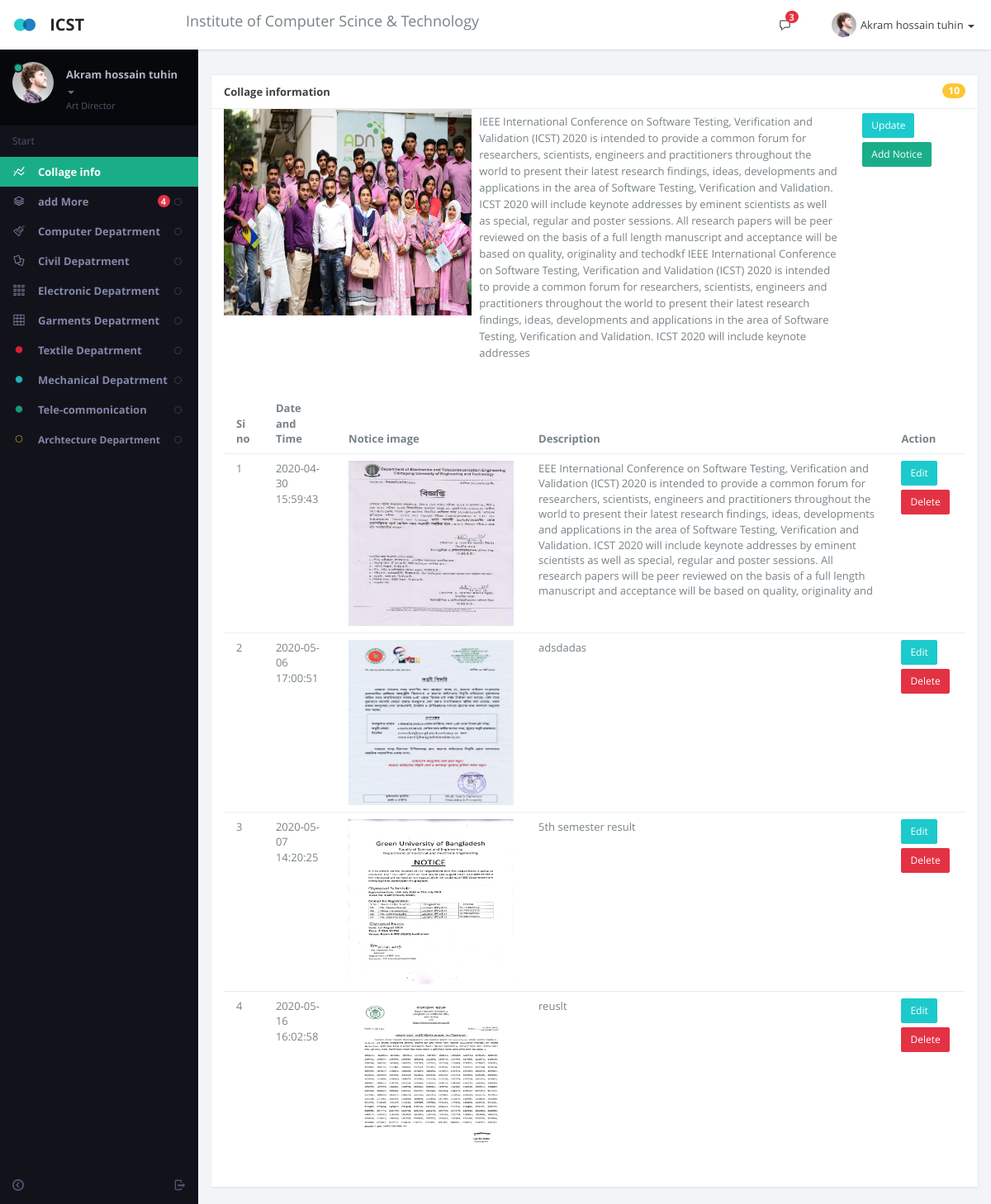
The page /admin/deshboard.php (signed in) on the database its author committed.
### tables this page shows
CREATE TABLE `info` (
  `id` int(20) NOT NULL,
  `Description` varchar(1000) DEFAULT NULL,
  `image` varchar(200) DEFAULT NULL
);

CREATE TABLE `notise` (
  `id` int(10) NOT NULL,
  `image` varchar(150) DEFAULT NULL,
  `Description` varchar(600) DEFAULT NULL,
  `date` datetime NOT NULL DEFAULT CURRENT_TIMESTAMP
);

### admin/deshboard.php (the view)
<?php include_once('lib/header.php');
include_once("database.php");
?>
<?php
$query="select * from info ";
$con=$connect -> query($query);
$data=$con -> fetch_assoc();
$count=$con -> num_rows;
?>
                                        <div class="col-md-12">
                                            <section class="panel b-a" style="margin-top:30px;  min-height: 1000px;">
												<div class="panel-heading b-b"> <span class="badge bg-warning pull-right">10</span> <a href="#" class="font-bold">Collage information</a> </div>
												<div class="container-sm container-fluid">
												<div class='row'>
											<div class ="col-md-4 lg-4 sm-4 ">
												<img src="notiseimage/<?php echo $data['image'];?>" style="width:300px;height:250px;" alt="" class="img-fluid max-width: 100% height: auto">
											</div>
											<div class ="col-md-6 lg-6 sm-5  " style="margin-top:5px;">
											<p ><?php echo $data['Description'];?></p>
											</div>	<div class ="col-md-2 lg-2 sm-2  " style="margin-top:5px;">
                  <?php if($count==1):
                  ?>
											<a href="updateinfo.php?id=<?php echo $data['id'] ?>" class="btn btn-info btn-sm r-2">Update</a>
                  <?php else:
                  ?>
                  	<a href="addinfo.php" class="btn btn-warning btn-sm r-2">Add Info</a>
                    <?php endif
                  ?>
											<a style="margin-top:5px;" href="addnotise.php" class="btn btn-success btn-sm" >Add Notice</a>
											</div>
											</div>
                      <form  action="<?php echo $_SERVER['PHP_SELF']?>" method="POST">
											<table class="table table-hover a" >
  <thead >
    <tr>
    <th scope="col">Si no</th>
      <th scope="col">Date and Time</th>
      <th scope="col">Notice image</th>
      <th scope="col">Description</th>
      <th scope="col">Action</th>
    </tr>
  </thead>
  <tbody>
  <?php
  include_once('database.php');
  $table="select * from notise ";
  $conne=$connect ->query($table);
  $con=1;
  while($data =$conne->fetch_assoc()) {
  ?>
    <tr>
    <td><?php echo $con;$con++ ?></td>
      <td><?php echo $data['date']?></td>
      <td><img height="200px" width="200px" src="notiseimage/<?php echo $data['image']?>">
      <input type="hidden" name="hidden"></td>
      <td><?php echo $data['Description']?></td>
      <td><a href="editnotise.php?id=<?php echo $data['id']?>" class="btn btn-info btn-sm">Edit</a>
      <a href="delete.php?id=<?php echo $data['id']?>" class="btn btn-danger  btn-sm" style="margin-top:5px;">Delete</a></td>
    </tr>
  <?php }?>
  </form >
                        <?php include_once('lib/footer.php')?>

### admin/lib/header.php (shortened to what this page needs)
<!DOCTYPE html>
<html lang="en" class="app">
<head>
    <link rel="stylesheet" href="css/app.v1.css" type="text/css" />
    <link rel="stylesheet" href="js/calendar/bootstrap_calendar.css" type="text/css" />
</head>
<body class="">
    <section class="vbox">
        <header class="bg-white header header-md navbar navbar-fixed-top-xs box-shadow">
            <div class="navbar-header aside-md dk">
                <a href="deshboard.php" class="navbar-brand"> <img src="images/logo.png" class="m-r-sm" alt="scale"> <span class="hidden-nav-xs">ICST</span> </a>
            </div>
            <ul class="nav navbar-nav ">
                    <div class="row">
                            <div class="col-12 md-12 sm-10 text-center ">
                                  <h4  class="text-center" style="margin-top:16px;
   ">Institute of Computer Scince & Technology</h4>
                            </div>
                            </div>
            </ul>
            <ul class="nav navbar-nav navbar-right m-n hidden-xs nav-user user">
<li class="hidden-xs">
                    <a href="#" class="dropdown-toggle" data-toggle="dropdown"> <i class="i i-chat3"></i> <span class="badge badge-sm up bg-danger count">2</span> </a>
                </li>
                <li class="dropdown">
                    <a href="#" class="dropdown-toggle" data-toggle="dropdown"> <span class="thumb-sm avatar pull-left"> <img src="images/a0.png" alt="..."> </span> <?php echo $_SESSION['name']?> <b class="caret"></b> </a>
                </li>
            </ul>
        </header>
        <section>
            <section class="hbox stretch">
                <aside class="bg-black aside-md hidden-print hidden-xs" id="nav">
                    <section class="vbox">
                        <section class="w-f scrollable">
                            <div class="slim-scroll" data-height="auto" data-disable-fade-out="true" data-distance="0" data-size="10px" data-railOpacity="0.2">
                                <div class="clearfix wrapper dk nav-user hidden-xs">
                                    <div class="dropdown">
                                        <a href="#" class="dropdown-toggle" data-toggle="dropdown"> <span class="thumb avatar pull-left m-r"> <img src="images/a0.png" class="dker" alt="..."> <i class="on md b-black"></i> </span> <span class="hidden-nav-xs clear"> <span class="block m-t-xs"> <strong class="font-bold text-lt"><?php echo $_SESSION['name']?></strong> <b class="caret"></b> </span> <span class="text-muted text-xs block">Art Director</span> </span>
                                        </a>
                                    </div>
                                </div>
                                <nav class="nav-primary hidden-xs">
                                    <div class="text-muted text-sm hidden-nav-xs padder m-t-sm m-b-sm">Start</div>
                                    <ul class="nav nav-main" data-ride="collapse">
                                        <li class="active">
                                            <a href="deshboard.php" class="auto"> <i class="i i-statistics icon"> </i> <span class="font-bold">Collage info</span> </a>
                                        </li>
                                        <li>
                                            <a href="#" class="auto"> <span class="pull-right text-muted"> <i class="i i-circle-sm-o text"></i> <i class="i i-circle-sm text-active"></i> </span> <b class="badge bg-danger pull-right">4</b> <i class="i i-stack icon"> </i> <span class="font-bold"> add More</span> </a>
                                        </li>
                                        <li>
                                             <a href="computer.php" class="auto"> <span class="pull-right text-muted"> <i class="i i-circle-sm-o text"></i> <i class="i i-circle-sm text-active"></i> </span> <i class="i i-lab icon"> </i> <span class="font-bold">Computer Depatrment </span> </a>
                                        </li>
                                        <li>
                                            <a href="civil.php" class="auto"> <span class="pull-right text-muted"> <i class="i i-circle-sm-o text"></i> <i class="i i-circle-sm text-active"></i> </span> <i class="i i-docs icon"> </i> <span class="font-bold">Civil Depatrment</span> </a>
                                        </li>
                                        <li>
                                            <a href="Electronics.php" class="auto"> <span class="pull-right text-muted"> <i class="i i-circle-sm-o text"></i> <i class="i i-circle-sm text-active"></i> </span> <i class="i i-grid2 icon"> </i> <span class="font-bold">Electronic Depatrment</span> </a>
                                    <li>
                                            <a href="garmants.php" class="auto"> <span class="pull-right text-muted"> <i class="i i-circle-sm-o text"></i> <i class="i i-circle-sm text-active"></i> </span> <i class="i i-grid3 icon"> </i> <span class="font-bold">Garments Depatrment</span> </a>
                                    <li>
                                             <a href="tixtile.php" class="auto"> <span class="pull-right text-muted"> <i class="i i-circle-sm-o text"></i> <i class="i i-circle-sm text-active"></i> </span> <i class="i i-circle-sm text-danger-dk"> </i> <span class="font-bold">Textile Depatrment </span> </a>
                                        </li>
                                        <li>
                                             <a href="Mechanical.php" class="auto"> <span class="pull-right text-muted"> <i class="i i-circle-sm-o text"></i> <i class="i i-circle-sm text-active"></i> </span> <i class="i i-circle-sm text-info-dk"> </i> <span class="font-bold">Mechanical Depatrment </span> </a>
                                            <li>
                                             <a href="Tele_communication.php" class="auto"> <span class="pull-right text-muted"> <i class="i i-circle-sm-o text"></i> <i class="i i-circle-sm text-active"></i> </span> <i class="i i-circle-sm text-success-dk"> </i> <span class="font-bold">Tele-commonication  </span> </a>
                                        </li>
                                        <li>
                                             <a href="arctechar.php" class="auto"> <span class="pull-right text-muted"> <i class="i i-circle-sm-o text"></i> <i class="i i-circle-sm text-active"></i> </span> <i class="i i-circle-sm-o text-warning"> </i> <span class="font-bold" style="font-size:12px;">Archtecture Department</span> </a>
                                        </li>
                                </nav>
                            </div>
                        </section>
                        <footer class="footer hidden-xs no-padder text-center-nav-xs">
                            <a href="modal.lockme.html" data-toggle="ajaxModal" class="btn btn-icon icon-muted btn-inactive pull-right m-l-xs m-r-xs hidden-nav-xs"> <i class="i i-logout"></i> </a>
                            <a href="#nav" data-toggle="class:nav-xs" class="btn btn-icon icon-muted btn-inactive m-l-xs m-r-xs"> <i class="i i-circleleft text"></i> <i class="i i-circleright text-active"></i> </a>
                        </footer>
                    </section>
                </aside>
<section id="content">
                    <section class="hbox stretch">
                        <section>
                            <section class="vbox">
                                <section class="scrollable padder">
                                    <div class="row">

### admin/lib/footer.php (shortened to what this page needs)
  </section>
                                        </div>
                                            </section>
                                </section>
                            </section>
                        </section>
                    </section>
                </section>
            </section>
        </section>
</body>
</html>

### admin/lib/header.php (style rules this page uses)
.a { margin-top:30px; }

### rows shown on the page
info: image (picture), Description "IEEE International Conference on Software Testing, Verification and Validation (ICST) 2020 is intended to provide a common forum for researchers, scientists, engineers and practitioners throughout the world to present their latest research findings, ideas, developments and applications in the area of Software Testing, Verification and Validation. ICST 2020 will include keynote addresses by eminent scientists as well as special, regular and poster sessions. All research papers will be peer reviewed on the basis of a full length manuscript and acceptance will be based on quality, originality and techodkf IEEE International Conference on Software Testing, Verification and Validation (ICST)…"
notise: date "2020-04-30 15:59:43", image (picture), Description "EEE International Conference on Software Testing, Verification and Validation (ICST) 2020 is intended to provide a common forum for researchers, scientists, engineers and practitioners throughout the world to present their latest research findings, ideas, developments and applications in the area of Software Testing, Verification and Validation. ICST 2020 will include keynote addresses by eminent scientists as well as special, regular and poster sessions. All research papers will be peer reviewed on the basis of a full length manuscript and acceptance will be based on quality, originality and"
notise: date "2020-05-06 17:00:51", image (picture), Description "adsdadas"
notise: date "2020-05-07 14:20:25", image (picture), Description "5th semester result"
notise: date "2020-05-16 16:02:58", image (picture), Description "reuslt"

### other values the page prints
$_SESSION['name'] "Akram hossain tuhin"
